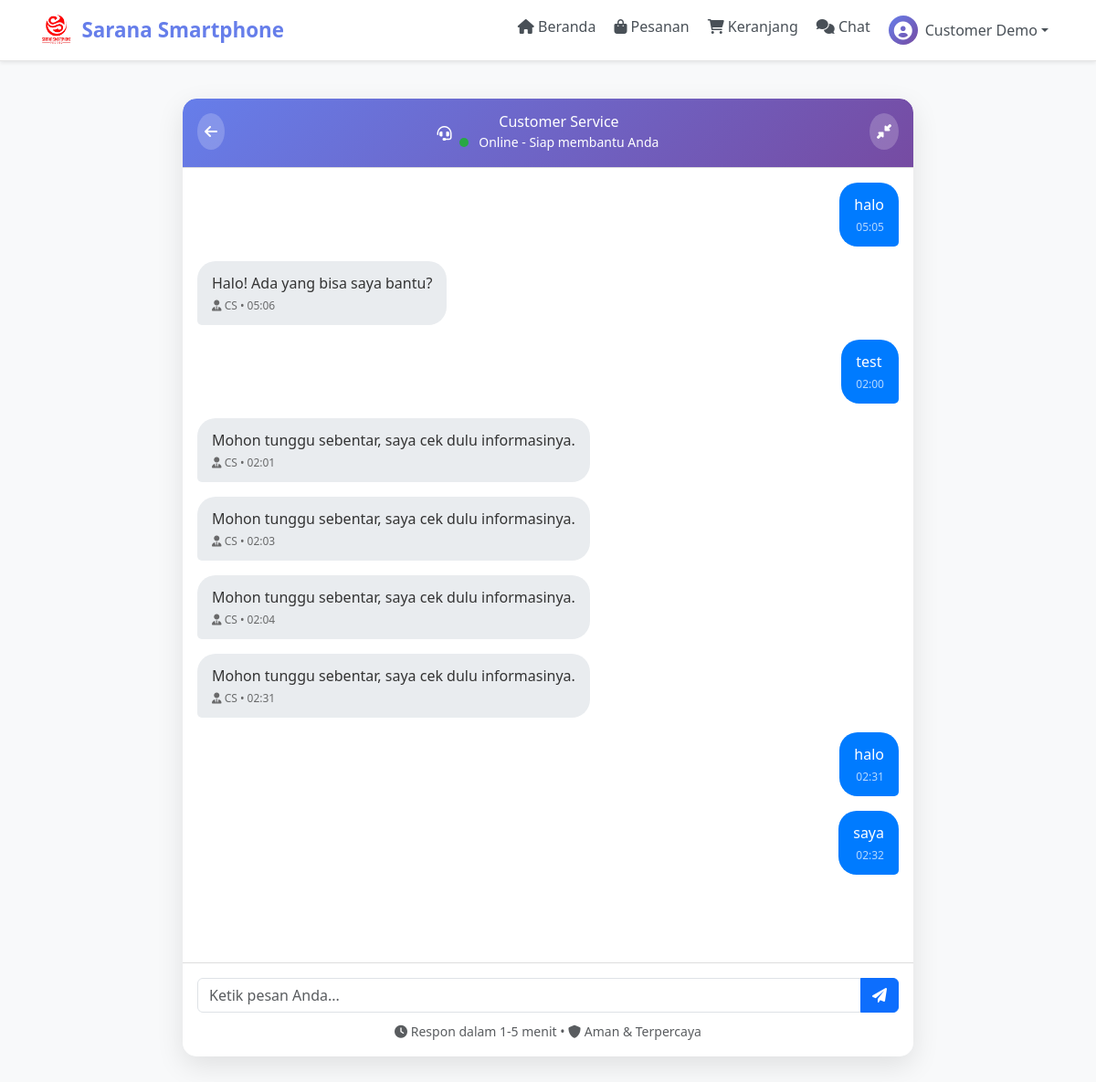
Page /chat.php (signed in) on the committed database.
### tables this page shows
CREATE TABLE `chats` (
  `id` int NOT NULL,
  `user_id` int DEFAULT NULL,
  `message` text NOT NULL,
  `sender_type` enum('customer','admin') NOT NULL,
  `status` enum('unread','read') DEFAULT 'unread',
  `created_at` timestamp NULL DEFAULT CURRENT_TIMESTAMP
);

### chat.php (the view, shortened to what this page needs)
<?php
$conn = getConnection();
$user_id = $_SESSION['user_id'];
$is_modal = isset($_GET['mode']) && $_GET['mode'] === 'modal';
$chat_query = "
    SELECT c.*, u.name as user_name
    FROM chats c
    LEFT JOIN users u ON c.user_id = u.id
    WHERE c.user_id = $user_id
    ORDER BY c.created_at ASC
";
$chat_result = mysqli_query($conn, $chat_query);
?>
<!DOCTYPE html>
<html lang="id">
<head>
    <link href="https://cdnjs.cloudflare.com/ajax/libs/bootstrap/5.3.0/css/bootstrap.min.css" rel="stylesheet">
    <link href="https://cdnjs.cloudflare.com/ajax/libs/font-awesome/6.0.0/css/all.min.css" rel="stylesheet">
</head>
<body>
    <?php if (!$is_modal): ?>
    <?php include 'navbar.php'; ?>
    <div class="container navbar-included">
        <?php endif; ?>
        <div class="chat-container">
            <div class="chat-header">
                <?php if (!$is_modal): ?>
                <a href="<?= BASE_URL ?>index.php" class="back-button" title="Kembali ke Beranda">
                    <i class="fas fa-arrow-left"></i>
                </a>
                <?php endif; ?>
                <div class="d-flex align-items-center justify-content-center">
                    <div class="d-flex align-items-center">
                        <i class="fas fa-headset me-2"></i>
                        <div class="text-center">
                            <h6 class="mb-0">Customer Service</h6>
                            <small>
                                <span class="online-indicator"></span>
                                Online - Siap membantu Anda
                            </small>
                        </div>
                    </div>
                </div>
                <?php if ($is_modal): ?>
                <button class="btn btn-light btn-sm position-absolute" style="top: 1rem; right: 1rem;"
                    onclick="window.close()">
                    <i class="fas fa-times"></i>
                </button>
                <?php else: ?>
                <button class="minimize-button" onclick="openChatModal()" title="Buka sebagai popup kecil">
                    <i class="fas fa-compress-alt"></i>
                </button>
                <?php endif; ?>
            </div>
            <div class="chat-messages" id="chatMessages">
                <?php if (mysqli_num_rows($chat_result) == 0): ?>
                <div class="text-center text-muted py-4">
                    <i class="fas fa-comments fa-3x mb-3"></i>
                    <p>Belum ada percakapan. Mulai chat dengan Customer Service!</p>
                </div>
                <?php else: ?>
                <?php while ($chat = mysqli_fetch_assoc($chat_result)): ?>
                <div class="message <?= $chat['sender_type'] ?>">
                    <div class="message-bubble">
                        <div class="message-text"><?= nl2br(htmlspecialchars($chat['message'])) ?></div>
                        <div class="message-time">
                            <?php if ($chat['sender_type'] == 'admin'): ?>
                            <i class="fas fa-user-tie"></i> CS •
                            <?php endif; ?>
                            <?= date('H:i', strtotime($chat['created_at'])) ?>
                        </div>
                    </div>
                </div>
                <?php endwhile; ?>
                <?php endif; ?>
            </div>
            <div class="chat-input">
                <form method="POST" id="chatForm">
                    <div class="input-group">
                        <input type="text" class="form-control" name="message" id="messageInput"
                            placeholder="Ketik pesan Anda..." autocomplete="off" required>
                        <button type="submit" class="btn btn-primary">
                            <i class="fas fa-paper-plane"></i>
                        </button>
                    </div>
                </form>
                <div class="text-center mt-2">
                    <small class="text-muted">
                        <i class="fas fa-clock"></i> Respon dalam 1-5 menit •
                        <i class="fas fa-shield-alt"></i> Aman & Terpercaya
                    </small>
                </div>
            </div>
        </div>
        <?php if (!$is_modal): ?>
    </div>
    <?php endif; ?>
</body>
</html>

### rows in the picture
chats: message "halo", created_at "05:05"
chats: message "Halo! Ada yang bisa saya bantu?", sender_type "admin" (drawn), created_at "05:06"
chats: message "test", created_at "02:00"
chats: message "Mohon tunggu sebentar, saya cek dulu informasinya.", sender_type "admin" (drawn), created_at "02:01"
chats: message "Mohon tunggu sebentar, saya cek dulu informasinya.", sender_type "admin" (drawn), created_at "02:03"
chats: message "Mohon tunggu sebentar, saya cek dulu informasinya.", sender_type "admin" (drawn), created_at "02:04"
chats: message "Mohon tunggu sebentar, saya cek dulu informasinya.", sender_type "admin" (drawn), created_at "02:31"
chats: message "halo", created_at "02:31"
chats: message "saya", created_at "02:32"

### other values in the picture
$_SESSION['name'] "Customer Demo"
